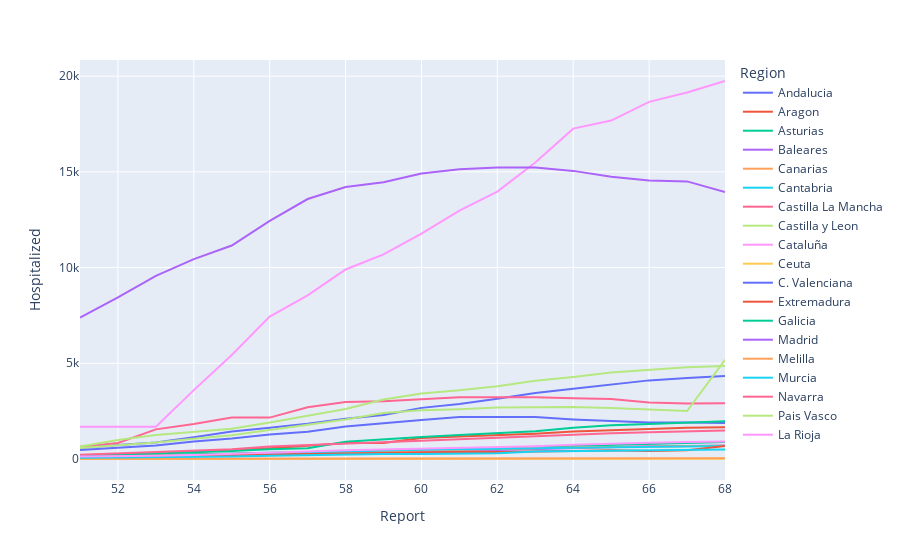

Write notebook code for a chart like this one.
### Markdown cell above
#### Hospitalized per Region

### Code cell
# plotly express: fig_ccaa_hospitalized
fig_ccaa_hospitalized = px.line(df_ccaa.query("Report>=51"), x="Report", y="Hospitalized", color="Region")
fig_ccaa_hospitalized.show()

### Figure 1 — Plotly figure (JSON) as saved in the notebook; plotly's stock layout.template omitted (floating-point values rounded to 4 significant figures)
{"data": [{"hoverlabel": {"namelength": 0}, "hovertemplate": "Region=Andalucia<br>Report=%{x}<br>Hospitalized=%{y}", "legendgroup": "Andalucia", "line": {"color": "#636efa", "dash": "solid"}, "mode": "lines", "name": "Andalucia", "showlegend": true, "type": "scatter", "x": [51, 52, 53, 54, 55, 56, 57, 58, 59, 60, 61, 62, 63, 64, 65, 66, 67, 68], "xaxis": "x", "y": [605, 724, 865, 1132, 1433, 1626, 1843, 2106, 2294, 2671, 2867, 3147, 3444, 3673, 3896, 4107, 4227, 4335], "yaxis": "y"}, {"hoverlabel": {"namelength": 0}, "hovertemplate": "Region=Aragon<br>Report=%{x}<br>Hospitalized=%{y}", "legendgroup": "Aragon", "line": {"color": "#EF553B", "dash": "solid"}, "mode": "lines", "name": "Aragon", "showlegend": true, "type": "scatter", "x": [51, 52, 53, 54, 55, 56, 57, 58, 59, 60, 61, 62, 63, 64, 65, 66, 67, 68], "xaxis": "x", "y": [192, 241, 298, 384, 459, 562, 693, 835, 835, 1094, 1176, 1234, 1320, 1431, 1505, 1588, 1637, 1663], "yaxis": "y"}, {"hoverlabel": {"namelength": 0}, "hovertemplate": "Region=Asturias<br>Report=%{x}<br>Hospitalized=%{y}", "legendgroup": "Asturias", "line": {"color": "#00cc96", "dash": "solid"}, "mode": "lines", "name": "Asturias", "showlegend": true, "type": "scatter", "x": [51, 52, 53, 54, 55, 56, 57, 58, 59, 60, 61, 62, 63, 64, 65, 66, 67, 68], "xaxis": "x", "y": [133, 171, 194, 224, 263, 300, 339, 408, 466, 479, 529, 590, 640, 702, 766, 808, 846, 889], "yaxis": "y"}, {"hoverlabel": {"namelength": 0}, "hovertemplate": "Region=Baleares<br>Report=%{x}<br>Hospitalized=%{y}", "legendgroup": "Baleares", "line": {"color": "#ab63fa", "dash": "solid"}, "mode": "lines", "name": "Baleares", "showlegend": true, "type": "scatter", "x": [51, 52, 53, 54, 55, 56, 57, 58, 59, 60, 61, 62, 63, 64, 65, 66, 67, 68], "xaxis": "x", "y": [60, 79, 87, 127, 164, 205, 237, 283, 345, 353, 399, 468, 517, 587, 634, 664, 683, 705], "yaxis": "y"}, {"hoverlabel": {"namelength": 0}, "hovertemplate": "Region=Canarias<br>Report=%{x}<br>Hospitalized=%{y}", "legendgroup": "Canarias", "line": {"color": "#FFA15A", "dash": "solid"}, "mode": "lines", "name": "Canarias", "showlegend": true, "type": "scatter", "x": [51, 52, 53, 54, 55, 56, 57, 58, 59, 60, 61, 62, 63, 64, 65, 66, 67, 68], "xaxis": "x", "y": [139, 150, 172, 207, 235, 279, 328, 377, 425, 444, 483, 532, 566, 605, 632, 644, 651, 689], "yaxis": "y"}, {"hoverlabel": {"namelength": 0}, "hovertemplate": "Region=Cantabria<br>Report=%{x}<br>Hospitalized=%{y}", "legendgroup": "Cantabria", "line": {"color": "#19d3f3", "dash": "solid"}, "mode": "lines", "name": "Cantabria", "showlegend": true, "type": "scatter", "x": [51, 52, 53, 54, 55, 56, 57, 58, 59, 60, 61, 62, 63, 64, 65, 66, 67, 68], "xaxis": "x", "y": [92, 116, 157, 200, 241, 300, 355, 406, 449, 481, 522, 543, 567, 592, 619, 639, 658, 677], "yaxis": "y"}, {"hoverlabel": {"namelength": 0}, "hovertemplate": "Region=Castilla La Mancha<br>Report=%{x}<br>Hospitalized=%{y}", "legendgroup": "Castilla La Mancha", "line": {"color": "#FF6692", "dash": "solid"}, "mode": "lines", "name": "Castilla La Mancha", "showlegend": true, "type": "scatter", "x": [51, 52, 53, 54, 55, 56, 57, 58, 59, 60, 61, 62, 63, 64, 65, 66, 67, 68], "xaxis": "x", "y": [635, 838, 1547, 1825, 2162, 2162, 2707, 2977, 3018, 3134, 3225, 3230, 3230, 3168, 3133, 2950, 2901, 2908], "yaxis": "y"}, {"hoverlabel": {"namelength": 0}, "hovertemplate": "Region=Castilla y Leon<br>Report=%{x}<br>Hospitalized=%{y}", "legendgroup": "Castilla y Leon", "line": {"color": "#B6E880", "dash": "solid"}, "mode": "lines", "name": "Castilla y Leon", "showlegend": true, "type": "scatter", "x": [51, 52, 53, 54, 55, 56, 57, 58, 59, 60, 61, 62, 63, 64, 65, 66, 67, 68], "xaxis": "x", "y": [575, 709, 860, 1057, 1244, 1515, 1791, 2063, 2408, 2540, 2601, 2692, 2709, 2711, 2664, 2574, 2508, 5180], "yaxis": "y"}, {"hoverlabel": {"namelength": 0}, "hovertemplate": "Region=Cataluña<br>Report=%{x}<br>Hospitalized=%{y}", "legendgroup": "Cataluña", "line": {"color": "#FF97FF", "dash": "solid"}, "mode": "lines", "name": "Cataluña", "showlegend": true, "type": "scatter", "x": [51, 52, 53, 54, 55, 56, 57, 58, 59, 60, 61, 62, 63, 64, 65, 66, 67, 68], "xaxis": "x", "y": [1681, 1681, 1681, 3598, 5434, 7439, 8545, 9900, 10688, 11769, 12974, 13969, 15489, 17257, 17678, 18656, 19143, 19745], "yaxis": "y"}, {"hoverlabel": {"namelength": 0}, "hovertemplate": "Region=Ceuta<br>Report=%{x}<br>Hospitalized=%{y}", "legendgroup": "Ceuta", "line": {"color": "#FECB52", "dash": "solid"}, "mode": "lines", "name": "Ceuta", "showlegend": true, "type": "scatter", "x": [51, 52, 53, 54, 55, 56, 57, 58, 59, 60, 61, 62, 63, 64, 65, 66, 67, 68], "xaxis": "x", "y": [0, 0, 0, 0, 2, 2, 2, 2, 2, 2, 3, 6, 7, 8, 8, 9, 9, 9], "yaxis": "y"}, {"hoverlabel": {"namelength": 0}, "hovertemplate": "Region=C. Valenciana<br>Report=%{x}<br>Hospitalized=%{y}", "legendgroup": "C. Valenciana", "line": {"color": "#636efa", "dash": "solid"}, "mode": "lines", "name": "C. Valenciana", "showlegend": true, "type": "scatter", "x": [51, 52, 53, 54, 55, 56, 57, 58, 59, 60, 61, 62, 63, 64, 65, 66, 67, 68], "xaxis": "x", "y": [476, 590, 702, 917, 1071, 1278, 1422, 1694, 1874, 2042, 2189, 2189, 2189, 2064, 1977, 1901, 1909, 1887], "yaxis": "y"}, {"hoverlabel": {"namelength": 0}, "hovertemplate": "Region=Extremadura<br>Report=%{x}<br>Hospitalized=%{y}", "legendgroup": "Extremadura", "line": {"color": "#EF553B", "dash": "solid"}, "mode": "lines", "name": "Extremadura", "showlegend": true, "type": "scatter", "x": [51, 52, 53, 54, 55, 56, 57, 58, 59, 60, 61, 62, 63, 64, 65, 66, 67, 68], "xaxis": "x", "y": [65, 87, 131, 161, 209, 241, 277, 312, 313, 353, 371, 372, 412, 415, 453, 417, 453, 686], "yaxis": "y"}, {"hoverlabel": {"namelength": 0}, "hovertemplate": "Region=Galicia<br>Report=%{x}<br>Hospitalized=%{y}", "legendgroup": "Galicia", "line": {"color": "#00cc96", "dash": "solid"}, "mode": "lines", "name": "Galicia", "showlegend": true, "type": "scatter", "x": [51, 52, 53, 54, 55, 56, 57, 58, 59, 60, 61, 62, 63, 64, 65, 66, 67, 68], "xaxis": "x", "y": [168, 227, 270, 338, 412, 503, 557, 906, 1043, 1147, 1250, 1338, 1447, 1630, 1767, 1831, 1916, 1968], "yaxis": "y"}, {"hoverlabel": {"namelength": 0}, "hovertemplate": "Region=Madrid<br>Report=%{x}<br>Hospitalized=%{y}", "legendgroup": "Madrid", "line": {"color": "#ab63fa", "dash": "solid"}, "mode": "lines", "name": "Madrid", "showlegend": true, "type": "scatter", "x": [51, 52, 53, 54, 55, 56, 57, 58, 59, 60, 61, 62, 63, 64, 65, 66, 67, 68], "xaxis": "x", "y": [7388, 8441, 9561, 10443, 11153, 12440, 13580, 14211, 14454, 14917, 15140, 15227, 15227, 15050, 14741, 14551, 14501, 13950], "yaxis": "y"}, {"hoverlabel": {"namelength": 0}, "hovertemplate": "Region=Melilla<br>Report=%{x}<br>Hospitalized=%{y}", "legendgroup": "Melilla", "line": {"color": "#FFA15A", "dash": "solid"}, "mode": "lines", "name": "Melilla", "showlegend": true, "type": "scatter", "x": [51, 52, 53, 54, 55, 56, 57, 58, 59, 60, 61, 62, 63, 64, 65, 66, 67, 68], "xaxis": "x", "y": [8, 12, 12, 12, 14, 16, 18, 22, 24, 27, 27, 32, 32, 34, 37, 38, 38, 40], "yaxis": "y"}, {"hoverlabel": {"namelength": 0}, "hovertemplate": "Region=Murcia<br>Report=%{x}<br>Hospitalized=%{y}", "legendgroup": "Murcia", "line": {"color": "#19d3f3", "dash": "solid"}, "mode": "lines", "name": "Murcia", "showlegend": true, "type": "scatter", "x": [51, 52, 53, 54, 55, 56, 57, 58, 59, 60, 61, 62, 63, 64, 65, 66, 67, 68], "xaxis": "x", "y": [61, 78, 80, 99, 127, 172, 209, 231, 260, 265, 283, 304, 389, 405, 434, 447, 468, 500], "yaxis": "y"}, {"hoverlabel": {"namelength": 0}, "hovertemplate": "Region=Navarra<br>Report=%{x}<br>Hospitalized=%{y}", "legendgroup": "Navarra", "line": {"color": "#FF6692", "dash": "solid"}, "mode": "lines", "name": "Navarra", "showlegend": true, "type": "scatter", "x": [51, 52, 53, 54, 55, 56, 57, 58, 59, 60, 61, 62, 63, 64, 65, 66, 67, 68], "xaxis": "x", "y": [222, 288, 339, 405, 506, 649, 732, 827, 896, 955, 1035, 1120, 1181, 1284, 1341, 1399, 1432, 1488], "yaxis": "y"}, {"hoverlabel": {"namelength": 0}, "hovertemplate": "Region=Pais Vasco<br>Report=%{x}<br>Hospitalized=%{y}", "legendgroup": "Pais Vasco", "line": {"color": "#B6E880", "dash": "solid"}, "mode": "lines", "name": "Pais Vasco", "showlegend": true, "type": "scatter", "x": [51, 52, 53, 54, 55, 56, 57, 58, 59, 60, 61, 62, 63, 64, 65, 66, 67, 68], "xaxis": "x", "y": [654, 988, 1252, 1425, 1577, 1907, 2270, 2612, 3106, 3427, 3594, 3806, 4087, 4283, 4522, 4666, 4794, 4856], "yaxis": "y"}, {"hoverlabel": {"namelength": 0}, "hovertemplate": "Region=La Rioja<br>Report=%{x}<br>Hospitalized=%{y}", "legendgroup": "La Rioja", "line": {"color": "#FF97FF", "dash": "solid"}, "mode": "lines", "name": "La Rioja", "showlegend": true, "type": "scatter", "x": [51, 52, 53, 54, 55, 56, 57, 58, 59, 60, 61, 62, 63, 64, 65, 66, 67, 68], "xaxis": "x", "y": [128, 134, 166, 206, 254, 316, 388, 458, 497, 517, 575, 619, 660, 738, 805, 855, 888, 918], "yaxis": "y"}], "layout": {"legend": {"title": {"text": "Region"}, "tracegroupgap": 0}, "margin": {"t": 60}, "xaxis": {"anchor": "y", "domain": [0, 1], "title": {"text": "Report"}}, "yaxis": {"anchor": "x", "domain": [0, 1], "title": {"text": "Hospitalized"}}}}
